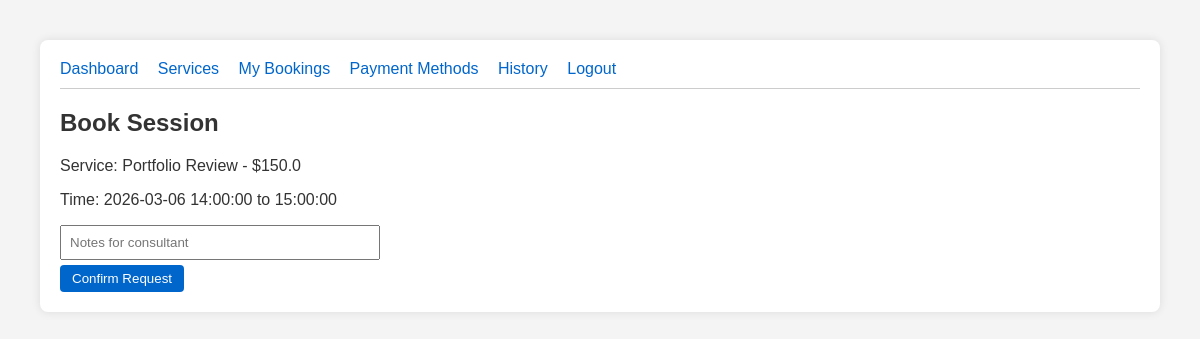
/client/book/2 (signed in), run on an earlier commit of the app's database.
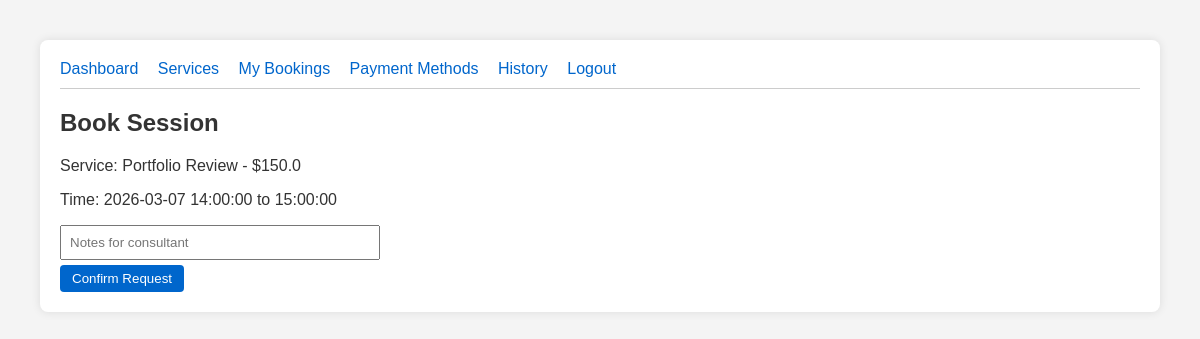
And on a later commit of the database.
### models.py (models this page shows)
class Availability(db.Model):
    id = db.Column(db.Integer, primary_key=True)
    consultant_id = db.Column(db.Integer, db.ForeignKey('user.id'), nullable=False)
    date = db.Column(db.Date, nullable=False)
    start_time = db.Column(db.Time, nullable=False)
    end_time = db.Column(db.Time, nullable=False)
    is_booked = db.Column(db.Boolean, default=False)

### routes/client.py (the view)
    def wrap(*args, **kwargs):
        if 'user_id' not in session or session.get('role') != 'client':
            return redirect(url_for('auth.login'))
        return f(*args, **kwargs)

### routes/client.py (called while the page is built, shortened)
def client_required(f):
    def wrap(*args, **kwargs):
        if 'user_id' not in session or session.get('role') != 'client':
            return redirect(url_for('auth.login'))
        return f(*args, **kwargs)
    wrap.__name__ = f.__name__
    return wrap

@client_bp.route('/book/<int:availability_id>', methods=['GET', 'POST'])
@client_required
def book(availability_id):
    avail = Availability.query.get_or_404(availability_id)
    service = Service.query.filter_by(consultant_id=avail.consultant_id).first()
    return render_template('client/book.html', avail=avail, service=service)

### templates/client/book.html
{% extends 'base.html' %}
{% block content %}
<h2>Book Session</h2>
<p>Service: {{ service.name }} - ${{ service.base_price }}</p>
<p>Time: {{ avail.date }} {{ avail.start_time }} to {{ avail.end_time }}</p>
<form method="POST">
    <input type="text" name="notes" placeholder="Notes for consultant">
    <button type="submit">Confirm Request</button>
</form>
{% endblock %}

What changed in the data, as far as the page shows it:
changed Availability: date "2026-03-06" → "2026-03-07"
